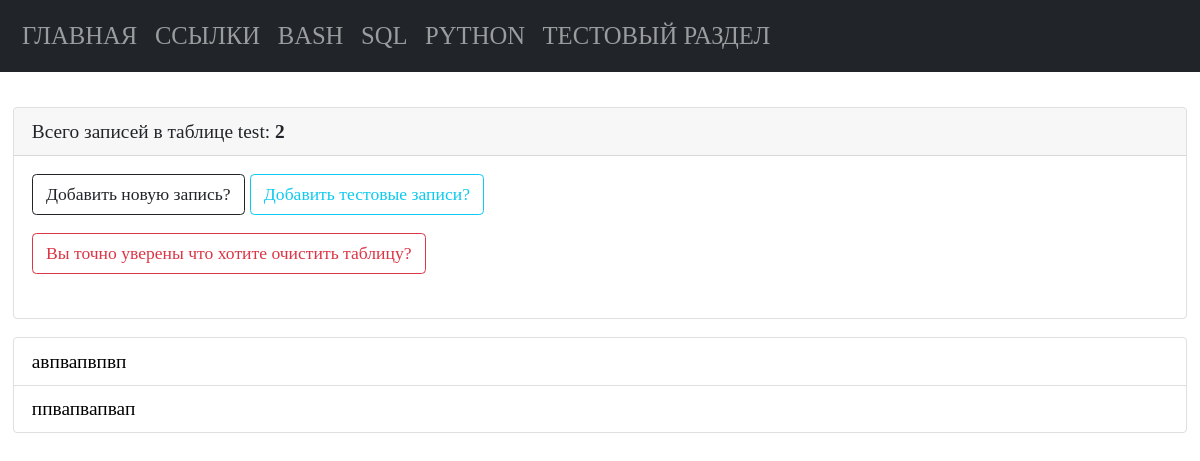
/test, run on an earlier commit of the app's database.
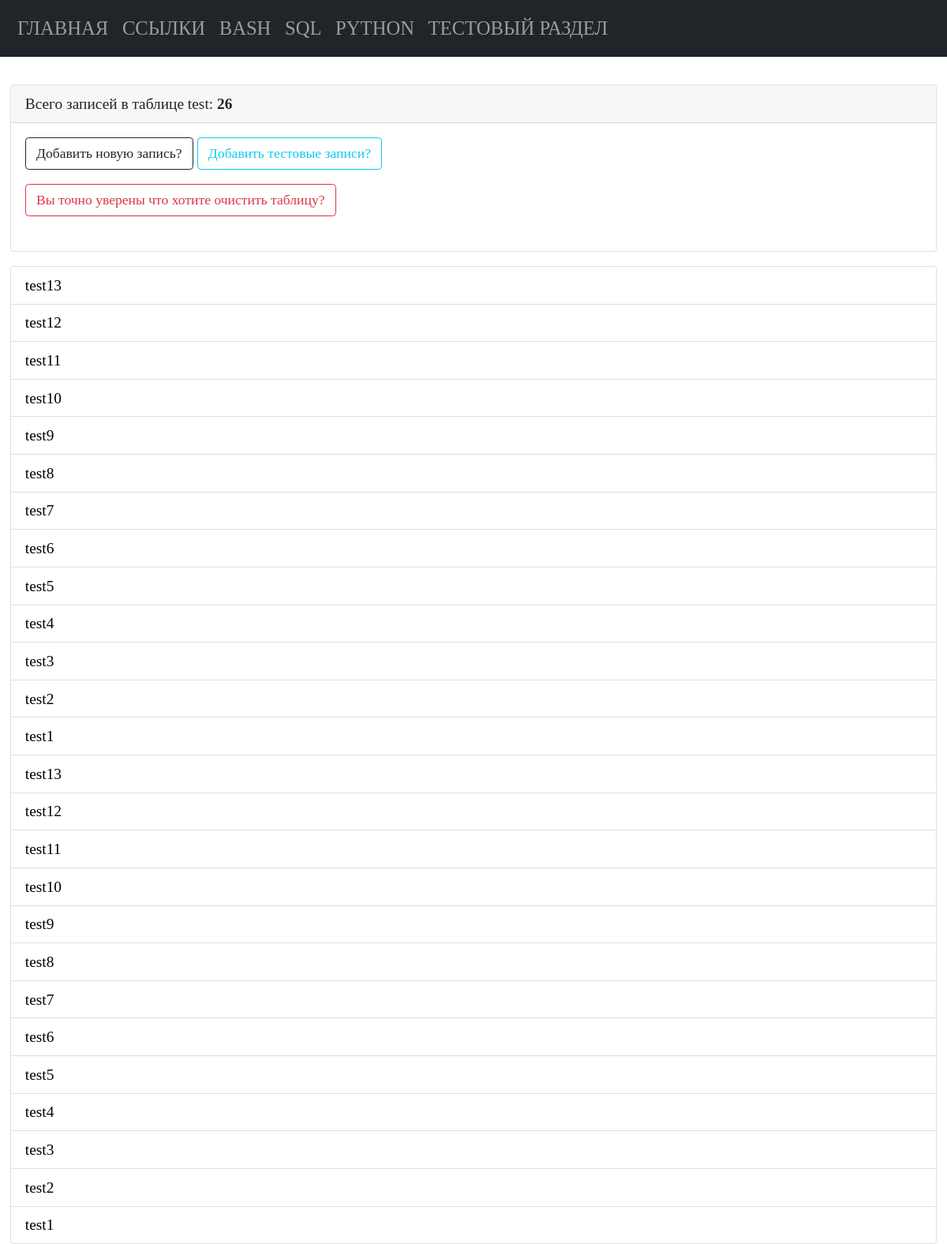
And on a later commit of the database.
### tables this page shows
CREATE TABLE test (
                test_id INTEGER PRIMARY KEY autoincrement, 
                test_name TEXT not null
        );

### modules/test/test_list.py (the view)
@bp.route("/test")
def test_list():
    conn = connect.get_db_connection()
    cur = conn.cursor()
    test_list_count = cur.execute("SELECT COUNT(*) FROM test")
    test_list_count_print = test_list_count.fetchone()
    test_list_count_print_int = int(test_list_count_print[0])
    test_list = conn.execute("SELECT * FROM test ORDER BY 1 DESC").fetchall()
    conn.close()
    return render_template("test/test_list.html",
                           test_list=test_list,
                           test_list_count_print_int=test_list_count_print_int,
                           )

### modules/connect.py (called while the page is built)
def get_db_connection():
    db_path = os.path.join(BASE_DIR, '../database.db')
    conn = sqlite3.connect(db_path)
    conn.row_factory = sqlite3.Row
    return conn

### templates/test/test_list.html
{% extends "base.html" %} {% block title %}Записи{% endblock %} {% block content %}
<div class="card mb-3">
   <div class="card-header">
      Всего записей в таблице test: <b>{{ test_list_count_print_int }}</b>
   </div>
   <div class="card-body">
      <p class="card-text">
         <a href="{{ url_for('add_test.add_test') }}" class="btn btn-outline-dark">Добавить новую запись?</a>
         <a href="{{ url_for('insert_test.insert_test') }}" class="btn btn-outline-info">Добавить тестовые записи?</a>
         <form action="{{ url_for('drop_and_create_table.drop_and_create_table') }}"
         method="POST" class="pb-2">
         <input type="submit" class="btn btn-outline-danger" value="Вы точно уверены что хотите очистить таблицу?"
            onclick="return confirm('Вы точно уверены что хотите удалить записи?')" />
      </form>
      </p>
   </div>
</div>
<ul class="list-group">
   {% for test_list in test_list %}
   <li class="list-group-item">
      <a href="{{ url_for('get_post_test.get_post_test', test_id=test_list['test_id']) }}">{{ test_list['test_name'] }}</a>
   </li>
   {% endfor %}
</ul>
{% endblock %}

### templates/base.html (shortened to what this page needs)
<!doctype html>
<html>
   <head>
      <link href="https://cdn.jsdelivr.net/npm/bootstrap@5.0.2/dist/css/bootstrap.min.css" rel="stylesheet">
      <link href="{{ url_for('static', filename='styles.css') }}" rel="stylesheet">
   </head>
   <body>
      {% include 'navbar.html' %}
      <div class="container-fluid">
         <article>
            {% block content %}
            {% endblock %}
         </article>
      </div>
   </body>
</html>

### templates/navbar.html (shortened to what this page needs)
<nav class="navbar navbar-expand-lg navbar navbar-dark bg-dark">
  <div class="container-fluid">
    <div class="collapse navbar-collapse" id="navbarNav">
      <ul class="navbar-nav">
        <li class="nav-item">
          <a class="nav-link" href="{{ url_for('index.index') }}">Главная</a>
        </li>
        <li class="nav-item">
          <a class="nav-link" href="{{ url_for('links_list_commands.links_list_commands') }}">Ссылки</a>
        </li>
        <li class="nav-item">
          <a class="nav-link" href="{{ url_for('bash_list_commands.bash_list_commands') }}">Bash</a>
        </li>
        <li class="nav-item">
          <a class="nav-link" href="{{ url_for('sql_list_commands.sql_list_commands') }}">SQL</a>
        </li>
        <li class="nav-item">
          <a class="nav-link" href="{{ url_for('python_list_commands.python_list_commands') }}">Python</a>
        </li>
        <li class="nav-item">
          <a class="nav-link" href="{{ url_for('test_list.test_list') }}">Тестовый раздел</a>
        </li>
      </ul>
    </div>
  </div>
</nav>

### static/styles.css (style rules this page uses)
* { font-family: consolas; font-size: 1.1rem; }
a { color: black; text-decoration: none; }
.nav-link { font-size: 1.4rem; text-transform: uppercase; }
article { padding-top: 2rem; }

What changed in the data, as far as the page shows it:
added test: test_name "test13"
added test: test_name "test12"
added test: test_name "test11"
added test: test_name "test10"
added test: test_name "test9"
added test: test_name "test8"
added test: test_name "test7"
added test: test_name "test6"
added test: test_name "test5"
added test: test_name "test4"
added test: test_name "test3"
added test: test_name "test2"
added test: test_name "test1"
added test: test_name "test13"
added test: test_name "test12"
added test: test_name "test11"
added test: test_name "test10"
added test: test_name "test9"
added test: test_name "test8"
added test: test_name "test7"
added test: test_name "test6"
added test: test_name "test5"
added test: test_name "test4"
added test: test_name "test3"
changed test (number 25 of 26 on the later page): test_name "авпвапвпвп" → "test2"
changed test (number 26 of 26 on the later page): test_name "ппвапвапвап" → "test1"
Also different on the page:
{{ test_list_count_print_int }}: "2" → "26"
